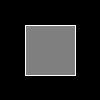
Frame 1 (no input)
Frame 60 (the mouse pressed at the canvas centre just before this capture): identical to frame 1, image omitted
Frame 120 (the mouse held since frame 60 and released just before this capture): identical to frame 1, image omitted

The Processing sketch that drew this single still picture (run headless with seeded random() and noise(); from frame 60 on, the mouse is pressed at the canvas centre):

// Processing sketch: MinimalBTExample
// ── MinimalBTExample.pde
/*
 * ---------- Interfaces that make conversion to mobile simpler ----------
 */
// Interface documented in InterfacesExample
interface PLabBridge {
  public int getWidth ();
  public int getHeight ();
  public void write (String string);
  public void subscribeRead (PLabRead sub);
  public void subscribeError (PLabRead sub);
  public void disconnect();
}

// Interface documented in InterfacesExample
interface PLabRead {
  public void read(String string);
}

// Class implementing the PLabRead interface, only outputs data to console
class OutputMessages implements PLabRead {
  public void read(String string) {
    //println(string);
    // Echo it back
    if (plabBridge != null) {
      plabBridge.write("Echo: " + string);
    }
  }
}


/*
 * ---------- Serial communication for computer area ---------------------
 * ------------ REMOVED ---------------------------------
 */
/*
 * ---------- Binding the code with call javascript/serial port ----------
 */
private PLabBridge plabBridge;

void bindPLabBridge (PLabBridge bridge) {
  plabBridge = bridge;
  
  bridge.subscribeRead(new OutputMessages());
  
  // Not really needed, but included as it is needed to fill screen on mobile device
  size(bridge.getWidth (), bridge.getHeight ());
}

/*
 * ---------- Ordinary Processing code ----------
 */
void setup() {
  // Setup a size for the sketch
  size(100,100);
  // Call setupSerial to run serial communication with com port. Comment out/remove when moving code to mobile device
  // REMOVED
}

void draw() {
  // Draw some nice squares
  background(0);
  stroke(255);
  fill(127);
  rect(25,25,50,50);
}

void mouseClicked() {
  // Send a message to bt unit
  if (plabBridge != null) {
    plabBridge.write("Hello");
  }
}
